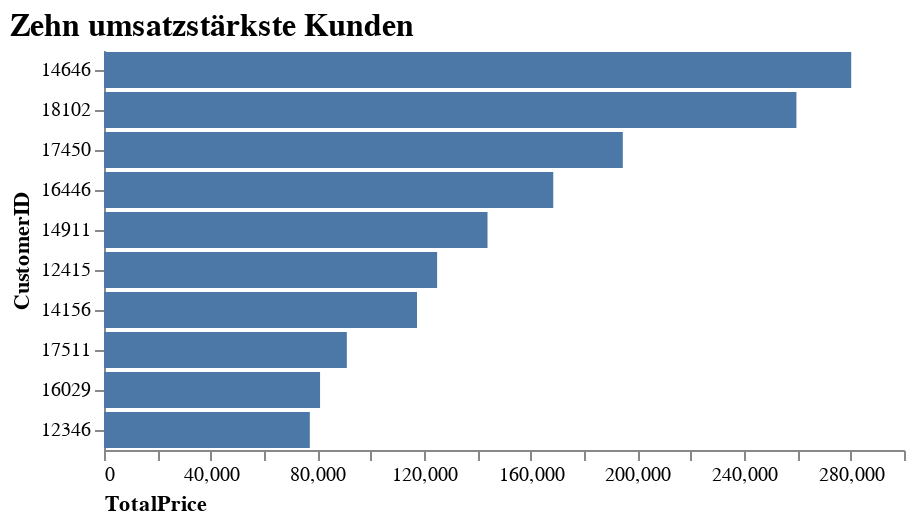

Source (notebook cell):
### Code cell
# Filter nach den umsatzstärksten Kunden
df_plot = df_sales.groupby("CustomerID").sum().sort_values(["TotalPrice"], ascending=False)[:10]
df_plot["CustomerID"] = df_plot.index

# Visualisierung der umsatzstärksten Kunden
alt.Chart(df_plot).mark_bar().encode(
    x=alt.X("TotalPrice",
            axis=alt.Axis(title="TotalPrice", 
                          labelAngle=0,
                          titleAnchor="start",
                          grid=False)),
    y=alt.Y("CustomerID",
            sort="-x", 
            axis=alt.Axis(title = "CustomerID",
                          titleAnchor="middle"))
).properties(
    title="Zehn umsatzstärkste Kunden",
    width=400,
    height=200
).configure_view(
    strokeWidth=0
).configure_title( 
    fontSize=16,
    font='Arial',
    color='black',
    anchor='start'
)

### Figure 1 — Vega-Lite specification as saved in the notebook (floating-point values rounded to 4 significant figures)
{"config": {"view": {"continuousWidth": 400, "continuousHeight": 300, "strokeWidth": 0}, "title": {"anchor": "start", "color": "black", "font": "Arial", "fontSize": 16}}, "data": {"name": "data-4c4edd8a0a9c5e3fe6abf963310a70a2"}, "mark": "bar", "encoding": {"x": {"type": "quantitative", "axis": {"grid": false, "labelAngle": 0, "title": "TotalPrice", "titleAnchor": "start"}, "field": "TotalPrice"}, "y": {"type": "nominal", "axis": {"title": "CustomerID", "titleAnchor": "middle"}, "field": "CustomerID", "sort": "-x"}}, "height": 200, "title": "Zehn umsatzstärkste Kunden", "width": 400, "$schema": "https://vega.github.io/schema/vega-lite/v4.8.1.json", "datasets": {"data-4c4edd8a0a9c5e3fe6abf963310a70a2": [{"Quantity": 197491, "UnitPrice": 5176.0, "TotalPrice": 280200.0, "CustomerID": 14650.0}, {"Quantity": 64124, "UnitPrice": 1941.0, "TotalPrice": 259700.0, "CustomerID": 18100.0}, {"Quantity": 69993, "UnitPrice": 1143.0, "TotalPrice": 194600.0, "CustomerID": 17450.0}, {"Quantity": 80997, "UnitPrice": 4.98, "TotalPrice": 168500.0, "CustomerID": 16450.0}, {"Quantity": 80515, "UnitPrice": 26190.0, "TotalPrice": 143800.0, "CustomerID": 14910.0}, {"Quantity": 77670, "UnitPrice": 2097.0, "TotalPrice": 124900.0, "CustomerID": 12420.0}, {"Quantity": 57885, "UnitPrice": 5358.0, "TotalPrice": 117400.0, "CustomerID": 14160.0}, {"Quantity": 64549, "UnitPrice": 2221.0, "TotalPrice": 91060.0, "CustomerID": 17510.0}, {"Quantity": 40208, "UnitPrice": 8722.0, "TotalPrice": 81020.0, "CustomerID": 16030.0}, {"Quantity": 74215, "UnitPrice": 1.04, "TotalPrice": 77180.0, "CustomerID": 12350.0}]}}
